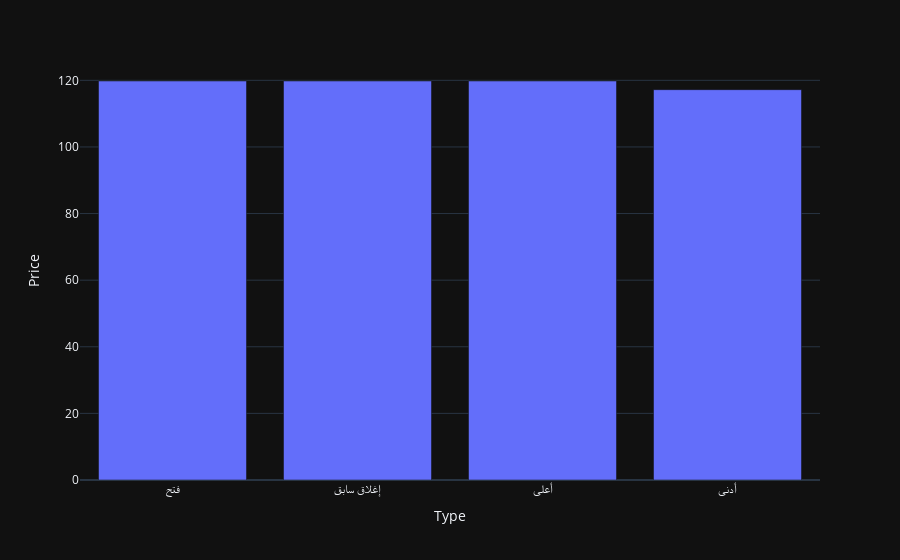

Notebook code cell kept with this figure:
### Markdown cell above
### Visualization using Plotly

### Code cell
data = {'Type':['فتح', 'إغلاق سابق', 'أعلى', 'أدنى'],'Price':[float(prices[0]),float(prices[1]),float(prices[2]),float(prices[3])]}
df = pd.DataFrame(data)

fig = px.bar(df, x="Type", y="Price",  title="")
fig.layout.template = 'plotly_dark'
fig.show()

### Figure 1 — Plotly figure (JSON) as saved in the notebook; plotly's stock layout.template omitted (floating-point values rounded to 4 significant figures)
{"data": [{"alignmentgroup": "True", "hovertemplate": "Type=%{x}<br>Price=%{y}<extra></extra>", "legendgroup": "", "marker": {"color": "#636efa"}, "name": "", "offsetgroup": "", "orientation": "v", "showlegend": false, "textposition": "auto", "type": "bar", "x": ["فتح", "إغلاق سابق", "أعلى", "أدنى"], "xaxis": "x", "y": [119.8, 119.8, 119.8, 117.2], "yaxis": "y"}], "layout": {"barmode": "relative", "legend": {"tracegroupgap": 0}, "margin": {"t": 60}, "xaxis": {"anchor": "y", "domain": [0, 1], "title": {"text": "Type"}}, "yaxis": {"anchor": "x", "domain": [0, 1], "title": {"text": "Price"}}}}
